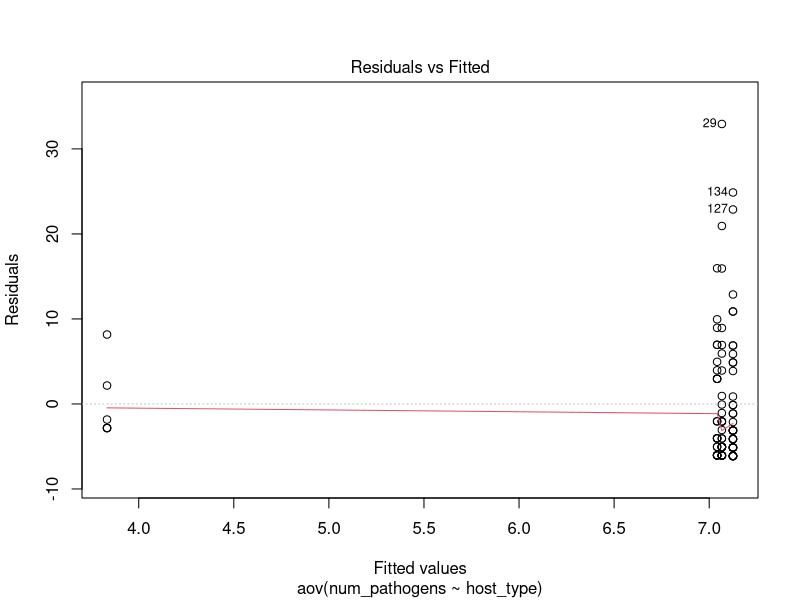
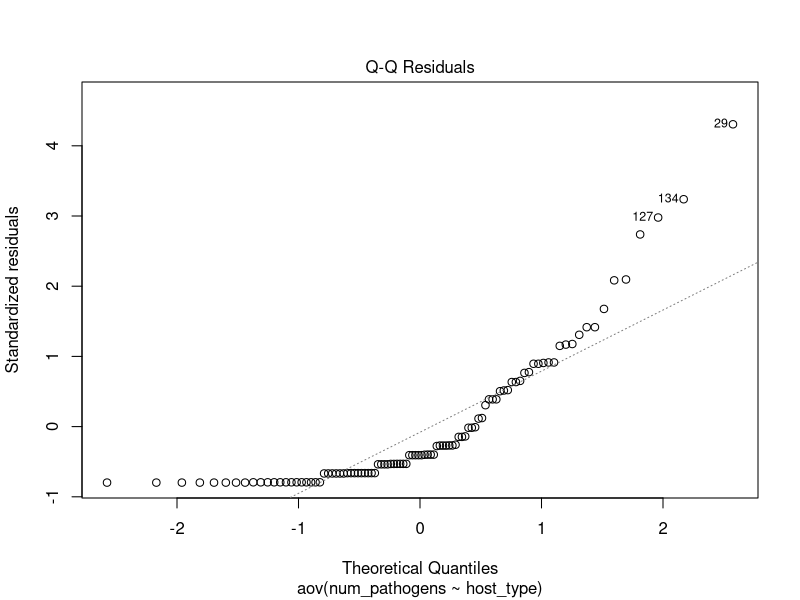
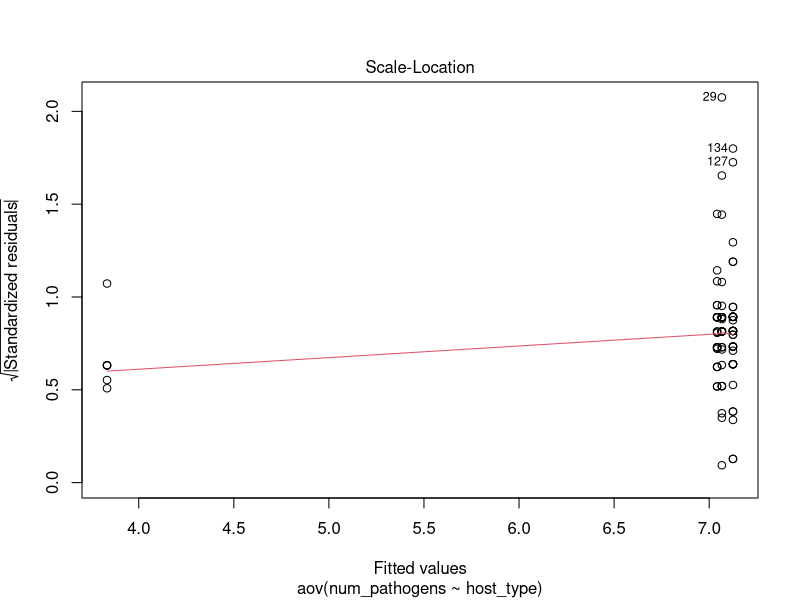
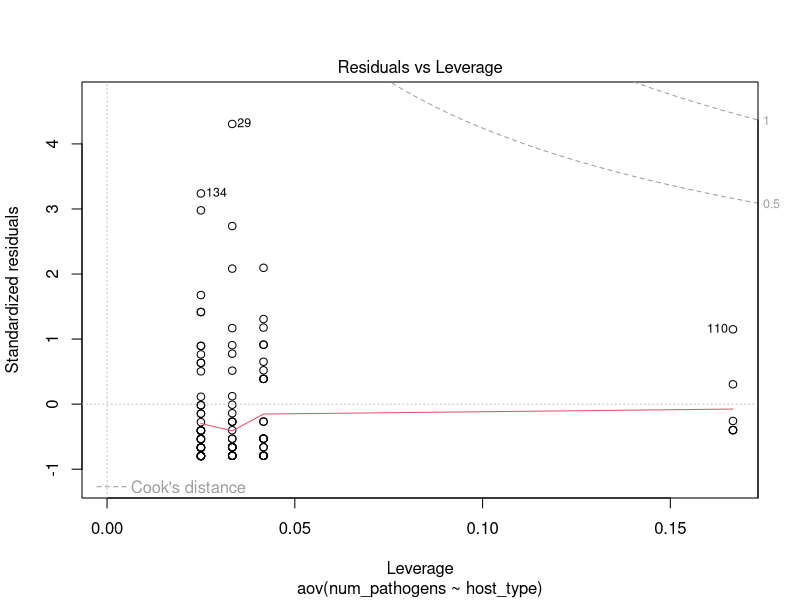
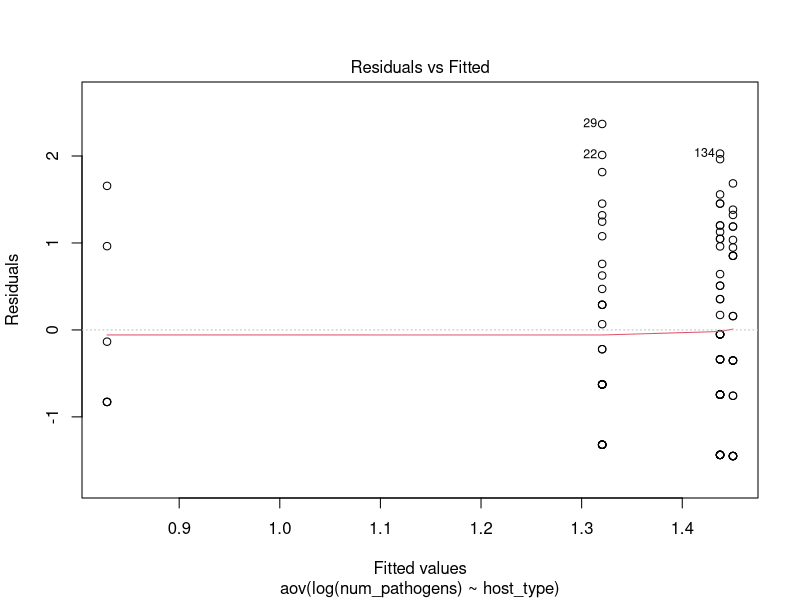
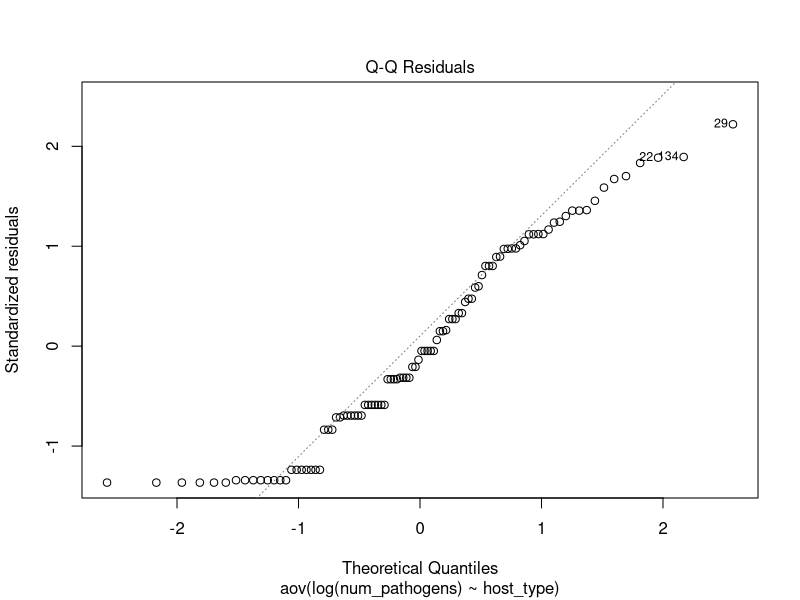
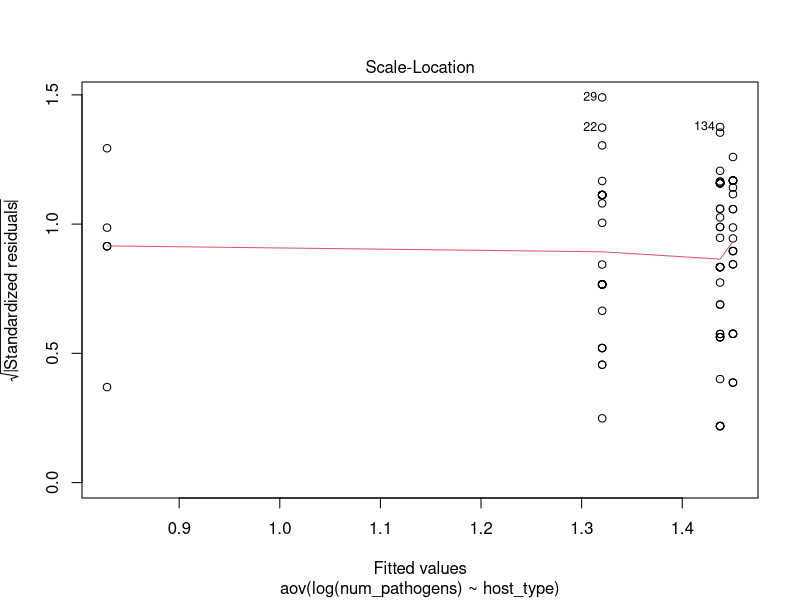
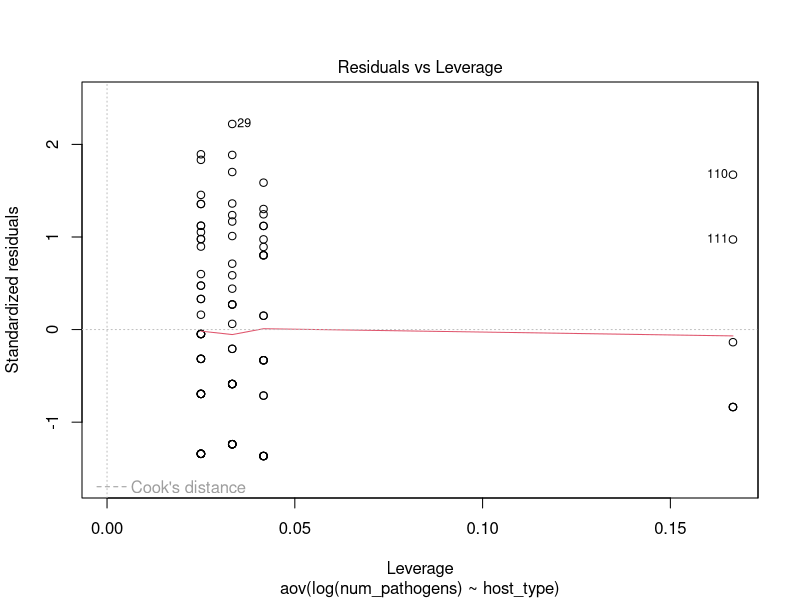

The R script that drew these images, in order:
#Preliminary Analyses

decapods <- read.csv("analyze_data/hosts_clean_pathcounts.csv")
pathogens <- read.csv("clean_data/path_hosts_clean.csv")

#Tasks
#1-Anova Host type and # pathogens
#2-Anova host type and # viruses
#3-linear model of longevity and number pathogens
#4-linear model of longevity and number viruses

###################################
#Anovas
#1-
#Anova Host type and # pathogens
htype_numpaths <- aov(num_pathogens~host_type,data=decapods)
summary(htype_numpaths) #not significant
plot(htype_numpaths) #doesn't look normal
#need to examine residuals
#transform data
htype_numpaths_trans <- aov(log(num_pathogens)~host_type,data=decapods)
summary(htype_numpaths_trans) #not significant
plot(htype_numpaths_trans) #I don't know if this is normal!

#2-
#Anova host type and # viruses
htype_numvirus <- aov(num_viruses~host_type,data=decapods)
summary(htype_numvirus) #barely significant!
TukeyHSD(htype_numvirus) #but no pairwise differences
plot(htype_numvirus) #maybe not normal?
#need to examine residuals

#####################
#Linear Models
#current linear models do NOT have significant slope
#this is ok because the relationship isn't linear, need another model type
#3-
#linear model of longevity and number pathogens
longev_path <- glm(num_pathogens~longev_max,data=decapods)
summary(longev_path)

#4-
#linear model of longevity and number viruses
longev_vir <- glm(num_viruses~longev_max,data=decapods)
summary(longev_vir)
